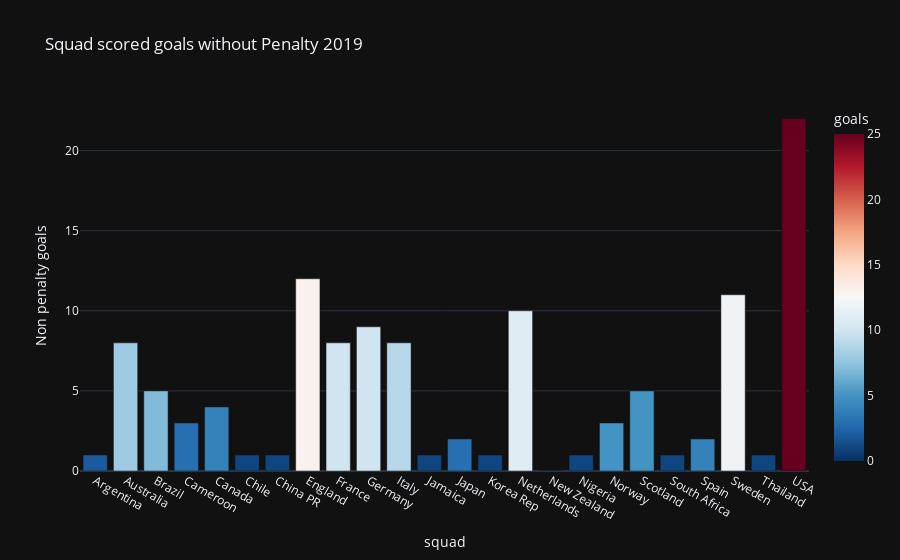
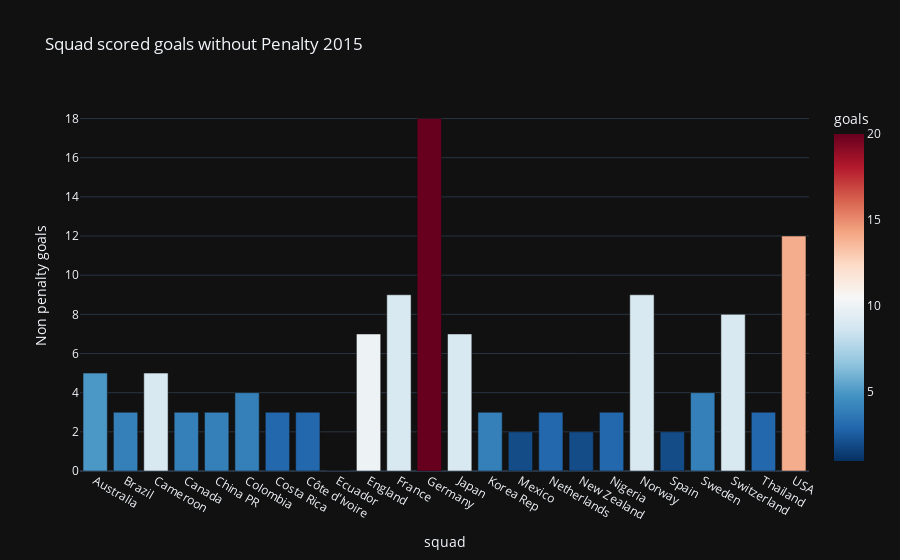
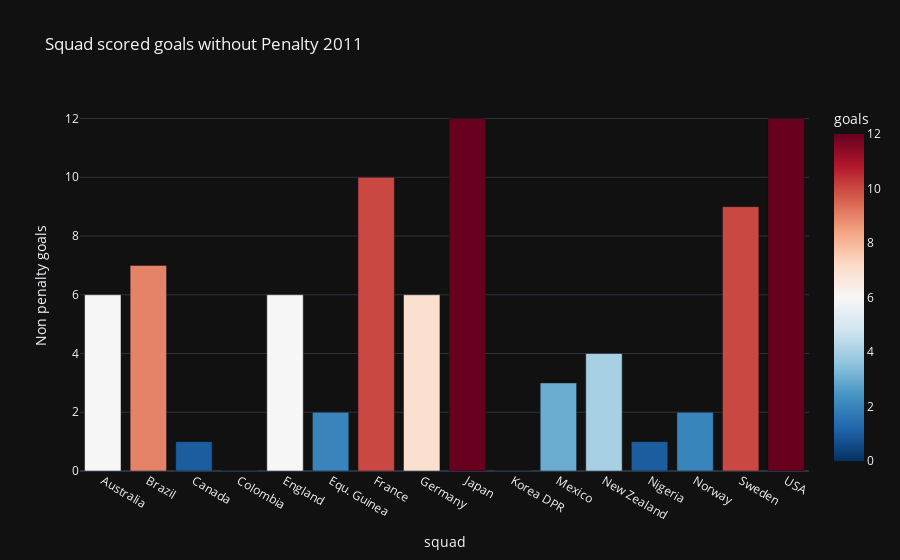
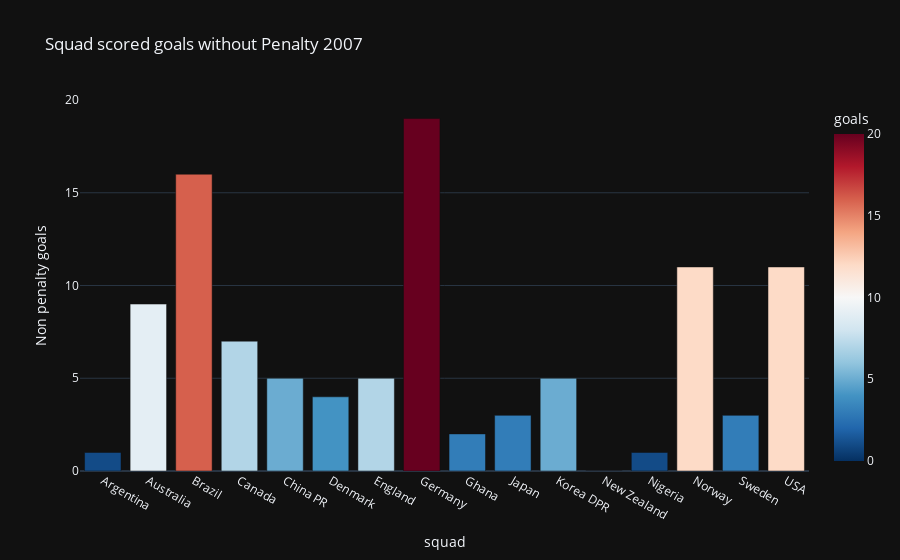

Source (notebook cell) for these figures, in order:
### Markdown cell above
# Goals scored without Penalty by Squad (1991 to 2019)

### Code cell
for j in df.year.unique():
    
    data0 = df[df['year'] == j]
    fig = px.bar(data0, x = 'squad', y = 'non_penalty_goals',
                color = 'goals',  color_continuous_scale = 'RdBu_r',
                title = f"Squad scored goals without Penalty {j}")
    
    fig.update_layout(template = "plotly_dark")
    fig.update_layout(yaxis_title_text= 'Non penalty goals')
    fig.show()

### Figure 1 — Plotly figure (JSON) as saved in the notebook; plotly's stock layout.template omitted (floating-point values rounded to 4 significant figures)
{"data": [{"alignmentgroup": "True", "hovertemplate": "squad=%{x}<br>non_penalty_goals=%{y}<br>goals=%{marker.color}<extra></extra>", "legendgroup": "", "marker": {"color": [2, 8, 7, 3, 4, 1, 1, 13, 10, 10, 9, 1, 3, 1, 11, 0, 1, 5, 5, 1, 4, 12, 1, 25], "coloraxis": "coloraxis", "pattern": {"shape": ""}}, "name": "", "offsetgroup": "", "orientation": "v", "showlegend": false, "textposition": "auto", "type": "bar", "x": ["Argentina", "Australia", "Brazil", "Cameroon", "Canada", "Chile", "China PR", "England", "France", "Germany", "Italy", "Jamaica", "Japan", "Korea Rep", "Netherlands", "New Zealand", "Nigeria", "Norway", "Scotland", "South Africa", "Spain", "Sweden", "Thailand", "USA"], "xaxis": "x", "y": [1, 8, 5, 3, 4, 1, 1, 12, 8, 9, 8, 1, 2, 1, 10, 0, 1, 3, 5, 1, 2, 11, 1, 22], "yaxis": "y"}], "layout": {"barmode": "relative", "coloraxis": {"colorbar": {"title": {"text": "goals"}}, "colorscale": [[0, "rgb(5,48,97)"], [0.1, "rgb(33,102,172)"], [0.2, "rgb(67,147,195)"], [0.3, "rgb(146,197,222)"], [0.4, "rgb(209,229,240)"], [0.5, "rgb(247,247,247)"], [0.6, "rgb(253,219,199)"], [0.7, "rgb(244,165,130)"], [0.8, "rgb(214,96,77)"], [0.9, "rgb(178,24,43)"], [1, "rgb(103,0,31)"]]}, "legend": {"tracegroupgap": 0}, "title": {"text": "Squad scored goals without Penalty 2019"}, "xaxis": {"anchor": "y", "domain": [0, 1], "title": {"text": "squad"}}, "yaxis": {"anchor": "x", "domain": [0, 1], "title": {"text": "Non penalty goals"}}}}

### Figure 2 — Plotly figure (JSON) as saved in the notebook; plotly's stock layout.template omitted (floating-point values rounded to 4 significant figures)
{"data": [{"alignmentgroup": "True", "hovertemplate": "squad=%{x}<br>non_penalty_goals=%{y}<br>goals=%{marker.color}<extra></extra>", "legendgroup": "", "marker": {"color": [5, 4, 9, 4, 4, 4, 3, 3, 1, 10, 9, 20, 9, 4, 2, 3, 2, 3, 9, 2, 4, 9, 3, 14], "coloraxis": "coloraxis", "pattern": {"shape": ""}}, "name": "", "offsetgroup": "", "orientation": "v", "showlegend": false, "textposition": "auto", "type": "bar", "x": ["Australia", "Brazil", "Cameroon", "Canada", "China PR", "Colombia", "Costa Rica", "Côte d'Ivoire", "Ecuador", "England", "France", "Germany", "Japan", "Korea Rep", "Mexico", "Netherlands", "New Zealand", "Nigeria", "Norway", "Spain", "Sweden", "Switzerland", "Thailand", "USA"], "xaxis": "x", "y": [5, 3, 5, 3, 3, 4, 3, 3, 0, 7, 9, 18, 7, 3, 2, 3, 2, 3, 9, 2, 4, 8, 3, 12], "yaxis": "y"}], "layout": {"barmode": "relative", "coloraxis": {"colorbar": {"title": {"text": "goals"}}, "colorscale": [[0, "rgb(5,48,97)"], [0.1, "rgb(33,102,172)"], [0.2, "rgb(67,147,195)"], [0.3, "rgb(146,197,222)"], [0.4, "rgb(209,229,240)"], [0.5, "rgb(247,247,247)"], [0.6, "rgb(253,219,199)"], [0.7, "rgb(244,165,130)"], [0.8, "rgb(214,96,77)"], [0.9, "rgb(178,24,43)"], [1, "rgb(103,0,31)"]]}, "legend": {"tracegroupgap": 0}, "title": {"text": "Squad scored goals without Penalty 2015"}, "xaxis": {"anchor": "y", "domain": [0, 1], "title": {"text": "squad"}}, "yaxis": {"anchor": "x", "domain": [0, 1], "title": {"text": "Non penalty goals"}}}}

### Figure 3 — Plotly figure (JSON) as saved in the notebook; plotly's stock layout.template omitted (floating-point values rounded to 4 significant figures)
{"data": [{"alignmentgroup": "True", "hovertemplate": "squad=%{x}<br>non_penalty_goals=%{y}<br>goals=%{marker.color}<extra></extra>", "legendgroup": "", "marker": {"color": [6, 9, 1, 0, 6, 2, 10, 7, 12, 0, 3, 4, 1, 2, 10, 12], "coloraxis": "coloraxis", "pattern": {"shape": ""}}, "name": "", "offsetgroup": "", "orientation": "v", "showlegend": false, "textposition": "auto", "type": "bar", "x": ["Australia", "Brazil", "Canada", "Colombia", "England", "Equ. Guinea", "France", "Germany", "Japan", "Korea DPR", "Mexico", "New Zealand", "Nigeria", "Norway", "Sweden", "USA"], "xaxis": "x", "y": [6, 7, 1, 0, 6, 2, 10, 6, 12, 0, 3, 4, 1, 2, 9, 12], "yaxis": "y"}], "layout": {"barmode": "relative", "coloraxis": {"colorbar": {"title": {"text": "goals"}}, "colorscale": [[0, "rgb(5,48,97)"], [0.1, "rgb(33,102,172)"], [0.2, "rgb(67,147,195)"], [0.3, "rgb(146,197,222)"], [0.4, "rgb(209,229,240)"], [0.5, "rgb(247,247,247)"], [0.6, "rgb(253,219,199)"], [0.7, "rgb(244,165,130)"], [0.8, "rgb(214,96,77)"], [0.9, "rgb(178,24,43)"], [1, "rgb(103,0,31)"]]}, "legend": {"tracegroupgap": 0}, "title": {"text": "Squad scored goals without Penalty 2011"}, "xaxis": {"anchor": "y", "domain": [0, 1], "title": {"text": "squad"}}, "yaxis": {"anchor": "x", "domain": [0, 1], "title": {"text": "Non penalty goals"}}}}

### Figure 4 — Plotly figure (JSON) as saved in the notebook; plotly's stock layout.template omitted (floating-point values rounded to 4 significant figures)
{"data": [{"alignmentgroup": "True", "hovertemplate": "squad=%{x}<br>non_penalty_goals=%{y}<br>goals=%{marker.color}<extra></extra>", "legendgroup": "", "marker": {"color": [1, 9, 16, 7, 5, 4, 7, 20, 3, 3, 5, 0, 1, 12, 3, 12], "coloraxis": "coloraxis", "pattern": {"shape": ""}}, "name": "", "offsetgroup": "", "orientation": "v", "showlegend": false, "textposition": "auto", "type": "bar", "x": ["Argentina", "Australia", "Brazil", "Canada", "China PR", "Denmark", "England", "Germany", "Ghana", "Japan", "Korea DPR", "New Zealand", "Nigeria", "Norway", "Sweden", "USA"], "xaxis": "x", "y": [1, 9, 16, 7, 5, 4, 5, 19, 2, 3, 5, 0, 1, 11, 3, 11], "yaxis": "y"}], "layout": {"barmode": "relative", "coloraxis": {"colorbar": {"title": {"text": "goals"}}, "colorscale": [[0, "rgb(5,48,97)"], [0.1, "rgb(33,102,172)"], [0.2, "rgb(67,147,195)"], [0.3, "rgb(146,197,222)"], [0.4, "rgb(209,229,240)"], [0.5, "rgb(247,247,247)"], [0.6, "rgb(253,219,199)"], [0.7, "rgb(244,165,130)"], [0.8, "rgb(214,96,77)"], [0.9, "rgb(178,24,43)"], [1, "rgb(103,0,31)"]]}, "legend": {"tracegroupgap": 0}, "title": {"text": "Squad scored goals without Penalty 2007"}, "xaxis": {"anchor": "y", "domain": [0, 1], "title": {"text": "squad"}}, "yaxis": {"anchor": "x", "domain": [0, 1], "title": {"text": "Non penalty goals"}}}}
